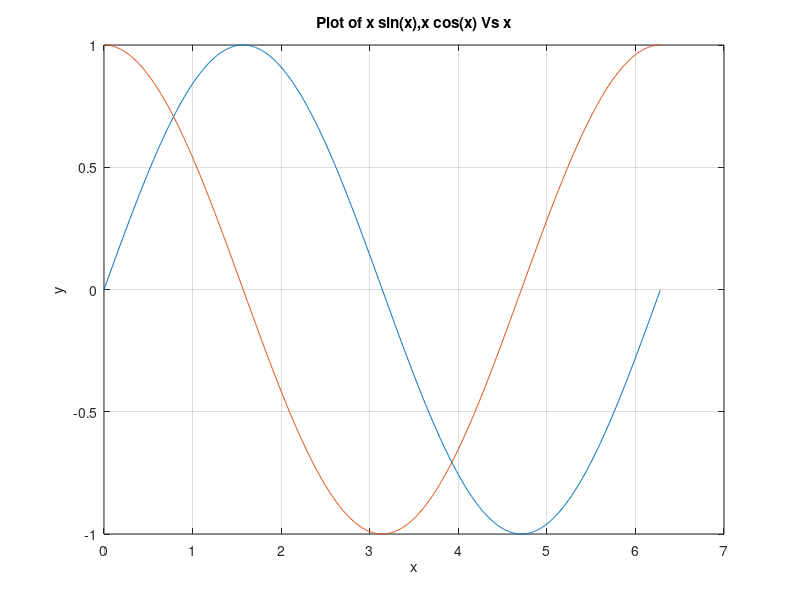

This chart was generated by the following MATLAB code:
x=0:0.01:2*pi;
plot(x, sin(x))
hold on
plot(x, cos(x))
hold off
title('Plot of x sin(x),x cos(x) Vs x')
xlabel('x')
ylabel('y')
grid on